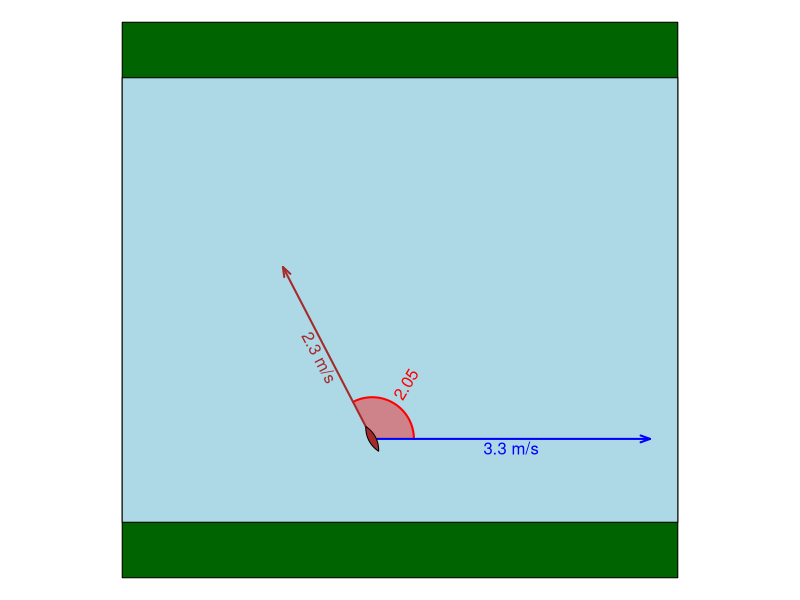
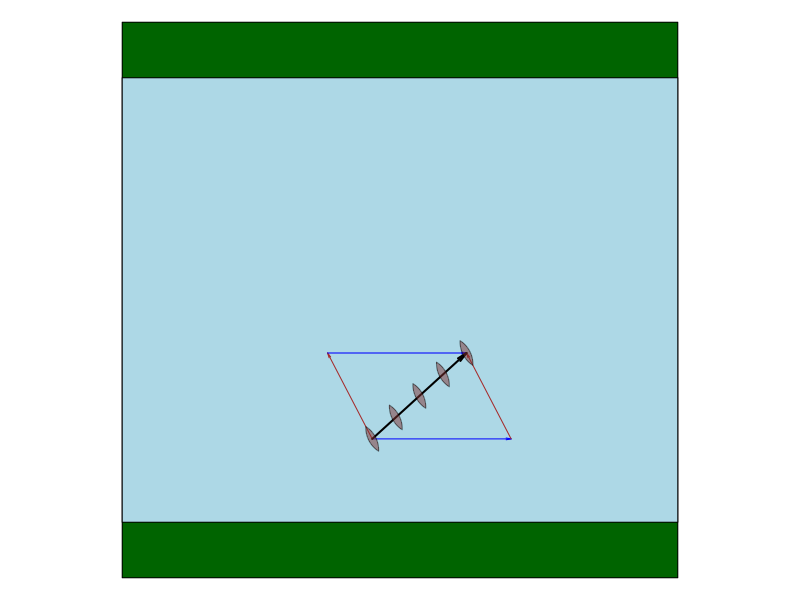
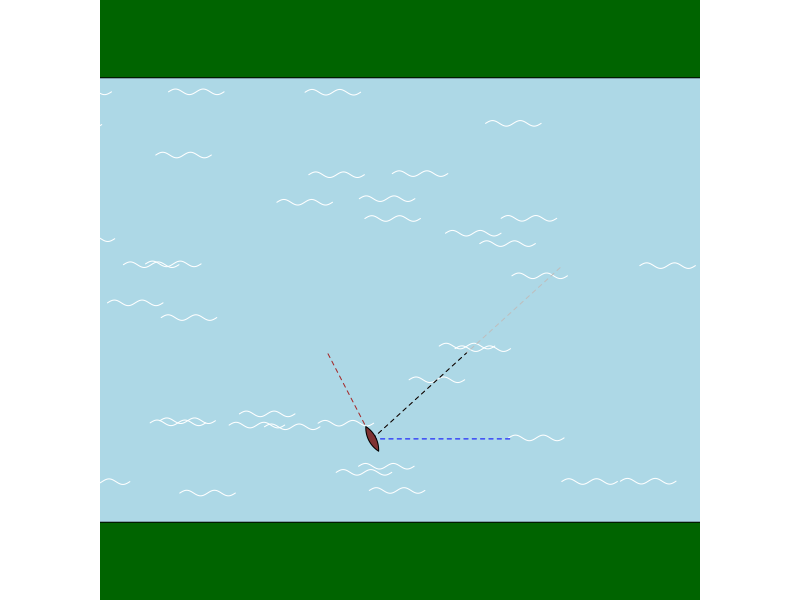
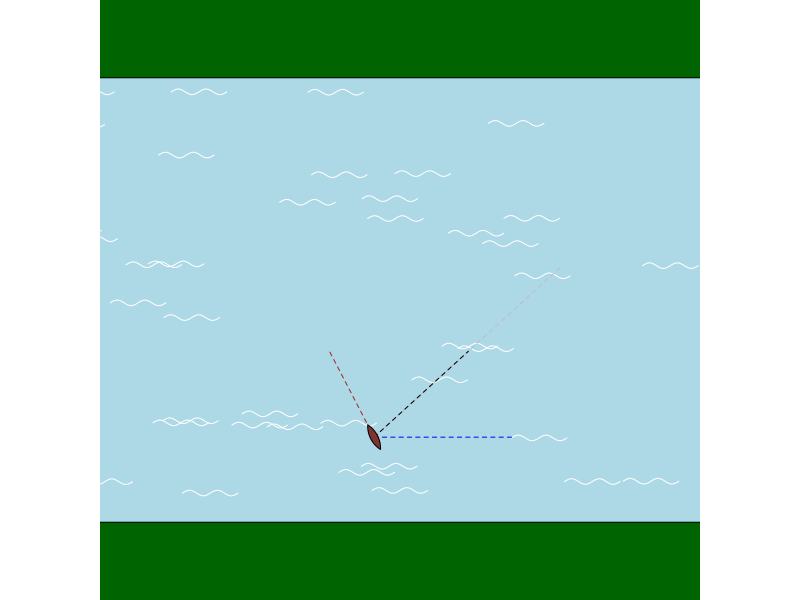
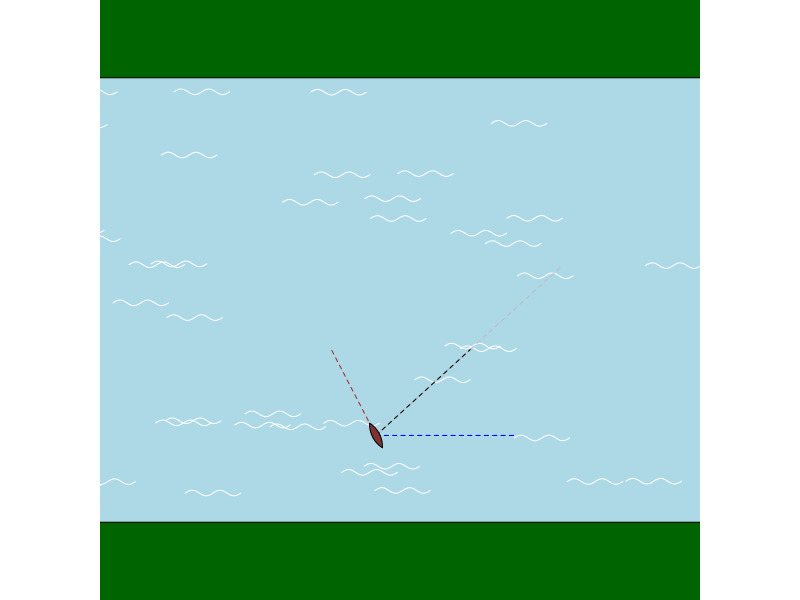
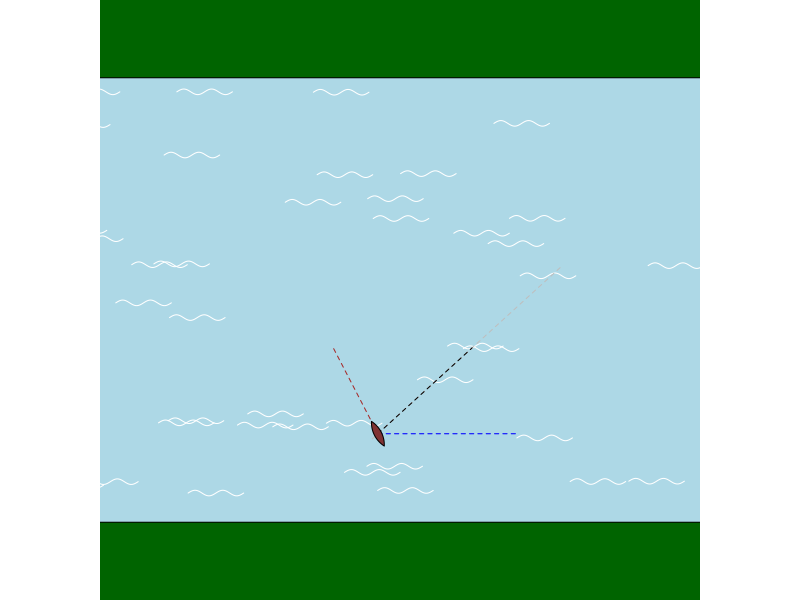
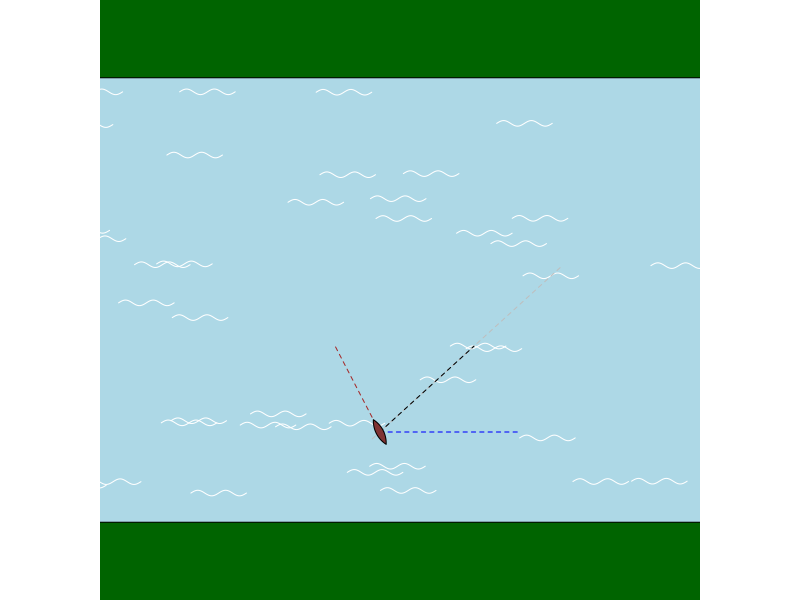
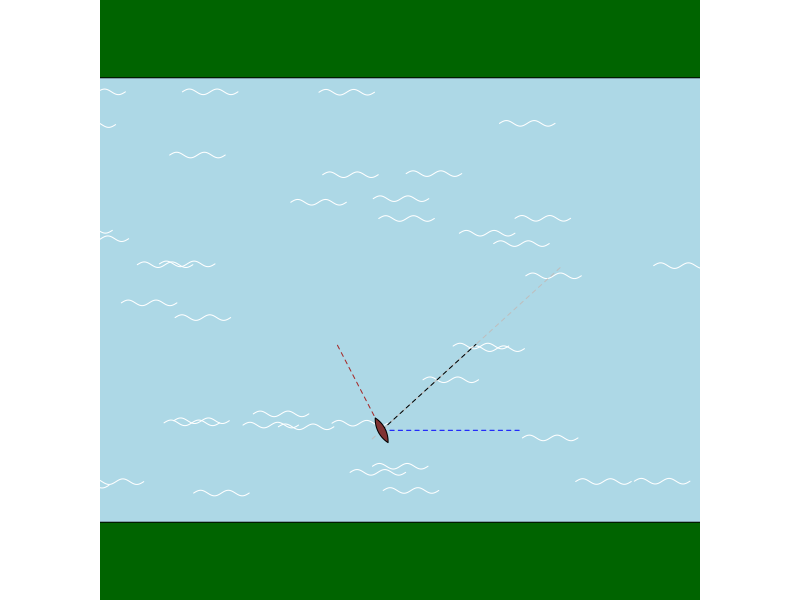

Generate these figures, in order, with R:
## ---- chunk 1
while(T){
    vr = round(runif(1,1.0,3.5),1)
    vc = round(runif(1,1.0,3.5),1)
    th = round(runif(1,pi/6,5*pi/6),2)
    deg = th/pi*180 #round(th/pi*180)
    # th = deg/180*pi
    xc = vc*cos(th)
    yc = vc*sin(th)
    
    xt = xc+vr
    yt = yc
    
    rt = sqrt(xt^2+yt^2)
    tht = atan2(yt,xt)
    degt = tht*180/pi
    if(abs(diff(c(vr,vc)))>0.2 && abs(deg-90)>5 && abs(degt-deg)>2 && abs(rt-max(c(vr,vc)))>0.1){break}
}

ans1 = round(rt,1)
ans2 = round(tht,3)
ach1 = ans1+(0:5-sample(0:5,1))*0.1
ach2 = ans2+(0:5-sample(0:5,1))*0.01
sol1 = paste0(1*(ach1==ans1),collapse="")
sol2 = paste0(1*(ach2==ans2),collapse="")
al1 = paste0("* ",sprintf("%.01f",ach1),collapse="\n")
al2 = paste0("* ",sprintf("%.02f",ach2),collapse="\n")

## ---- chunk 2
par(mar=c(0,0,0,0),pty="s")
plot(0,0,"n",xlim=c(-1,1),ylim=c(-1,1),axes=F,ann=F)
polygon(c(-1,-1,1,1),c(-1,1,1,-1),col="darkgreen")
polygon(c(-1,-1,1,1),c(-0.8,0.8,0.8,-0.8),col="lightblue")
vm = max(c(vr,vc))
vrp = vr/vm
vcp = vc/vm

ths = seq(0,th,pi/360)
polygon(-0.1+c(0,0.15*cos(ths)),-0.5+c(0,0.15*sin(ths)),col=rgb(1,0,0,0.4),border=NA)
lines(-0.1+0.15*cos(ths),-0.5+0.15*sin(ths),col=rgb(1,0,0),lwd=2)
text(-0.1+0.15*cos(th/2),-0.5+0.15*sin(th/2),sprintf("%.02f",th),srt=(deg/2+90)%%180-90,adj=c(0.5-0.7*sign(cos(th/2)),0.5),col="red")

arrows(-0.1,-0.5,-0.1+vrp,-0.5,0.1,20,2,"blue",1,2)
arrows(-0.1,-0.5,-0.1+vcp*cos(th),-0.5+vcp*sin(th),0.1,20,2,"brown",1,2)
text(-0.1+vrp/2,-0.5,paste0(sprintf("%.01f",vr)," m/s"),col="blue",adj=c(0.5,1.2))
text(-0.1+vcp*cos(th)/2,-0.5+vcp*sin(th)/2,paste0(sprintf("%.01f",vc)," m/s"),srt=(deg+90)%%180-90,col="brown",adj=c(0.5,0.5-0.7*sign(cos(th))))

angcan = pi/6
thcan = seq(pi/2-angcan,pi/2+angcan,pi/360)
cany = sin(thcan)-sin(pi/2-angcan)
canx = cos(thcan)

canx = c(canx,rev(canx))
cany = c(cany,-rev(cany))

rcx = canx*cos(th)-cany*sin(th)
rcy = canx*sin(th)+cany*cos(th)

polygon(rcx/10-0.1,rcy/10-0.5,col="brown")

## ---- chunk 3
par(mar=c(0,0,0,0),pty="s")
plot(0,0,"n",xlim=c(-1,1),ylim=c(-1,1),axes=F,ann=F)
polygon(c(-1,-1,1,1),c(-1,1,1,-1),col="darkgreen")
polygon(c(-1,-1,1,1),c(-0.8,0.8,0.8,-0.8),col="lightblue")
vm = max(c(vr,vc))
vrp = vr/vm/2
vcp = vc/vm/2

# ths = seq(0,th,pi/360)
# polygon(-0.1+c(0,0.15*cos(ths)),-0.5+c(0,0.15*sin(ths)),col=rgb(1,0,0,0.4),border=NA)
# lines(-0.1+0.15*cos(ths),-0.5+0.15*sin(ths),col=rgb(1,0,0),lwd=2)
# text(-0.1+0.15*cos(th/2),-0.5+0.15*sin(th/2),paste0(sprintf("%d",round(deg)),"°"),srt=(deg/2+90)%%180-90,adj=c(0.5-0.7*sign(cos(th/2)),0.5),col="red")

arrows(-0.1,-0.5,-0.1+vrp,-0.5,0.05,10,2,"blue",1,1)
arrows(-0.1,-0.5,-0.1+vcp*cos(th),-0.5+vcp*sin(th),0.05,10,2,"brown",1,1)
arrows(-0.1+vcp*cos(th),-0.5+vcp*sin(th),-0.1+vrp+vcp*cos(th),-0.5+vcp*sin(th),0.05,10,2,"blue",1,1)
arrows(-0.1+vrp,-0.5,-0.1+vcp*cos(th)+vrp,-0.5+vcp*sin(th),0.05,10,2,"brown",1,1)
arrows(-0.1,-0.5,-0.1+vcp*cos(th)+vrp,-0.5+vcp*sin(th),0.1,10,2,"black",1,lwd=2)

# text(-0.1+vrp/2,-0.5,paste0(sprintf("%.01f",vr)," m/s"),col="blue",adj=c(0.5,1.2))
# text(-0.1+vcp*cos(th)/2,-0.5+vcp*sin(th)/2,paste0(sprintf("%.01f",vc)," m/s"),srt=(deg+90)%%180-90,col="brown",adj=c(0.5,0.5-0.7*sign(cos(th))))

angcan = pi/6
thcan = seq(pi/2-angcan,pi/2+angcan,pi/360)
cany = sin(thcan)-sin(pi/2-angcan)
canx = cos(thcan)
canx = c(canx,rev(canx))
cany = c(cany,-rev(cany))
rcx = canx*cos(th)-cany*sin(th)
rcy = canx*sin(th)+cany*cos(th)

fracs = c(0,0.25,0.5,0.75,1)

for(i in fracs){
    polygon(rcx/10-0.1+i*rt*cos(tht)/vm/2,rcy/10-0.5+i*rt*sin(tht)/vm/2,col=rgb(0.5,0.2,0.2,0.5),border=rgb(0,0,0,0.5))
}
## ---- chunk 4
par(mar=c(0,0,0,0),pty="s")

scatx = runif(50,-2,1)
scaty = runif(50,-0.75,0.75)

squigx = seq(-0.1,0.1,0.001)
squigy = 0.01*sin(squigx/0.1*2*pi)

for(i in seq(0,1,0.02)){
    plot(0,0,"n",xlim=c(-1,1),ylim=c(-1,1),axes=F,ann=F)
    polygon(c(-1.2,-1.2,1.2,1.2),c(-1.2,1.2,1.2,-1.2),col="darkgreen")
    polygon(c(-1.2,-1.2,1.2,1.2),c(-0.8,0.8,0.8,-0.8),col="lightblue")
    vm = max(c(vr,vc))
    vrp = vr/vm/2
    vcp = vc/vm/2
    rtp = rt/vm/2
    
    angcan = pi/6
    thcan = seq(pi/2-angcan,pi/2+angcan,pi/360)
    cany = sin(thcan)-sin(pi/2-angcan)
    canx = cos(thcan)
    canx = c(canx,rev(canx))
    cany = c(cany,-rev(cany))
    rcx = canx*cos(th)-cany*sin(th)
    rcy = canx*sin(th)+cany*cos(th)
    # points(scatx+i*vr/vm/2,scaty,pch=19,col="white")
    for(j in 1:length(scatx)){
        lines(scatx[j]+i*vr/vm/2+squigx,scaty[j]+squigy,pch=19,col="white")
    }
    lines(-0.1+i*rt*cos(tht)/vm/2+vcp*c(0,cos(th)),-0.5+i*rt*sin(tht)/vm/2+vcp*c(0,sin(th)),col="brown",lty=2)
    lines(-0.1+2*rtp*c(0,cos(tht)),-0.5+2*rtp*c(0,sin(tht)),col="grey",lty=2)
    lines(-0.1+i*rt*cos(tht)/vm/2+rtp*c(0,cos(tht)),-0.5+i*rt*sin(tht)/vm/2+rtp*c(0,sin(tht)),col="black",lty=2)
    lines(-0.1+i*rt*cos(tht)/vm/2+vrp*c(0,1),-0.5+i*rt*sin(tht)/vm/2+0*c(0,1),col="blue",lty=2)
    polygon(rcx/10-0.1+i*rt*cos(tht)/vm/2,rcy/10-0.5+i*rt*sin(tht)/vm/2,col=rgb(0.5,0.2,0.2),border=rgb(0,0,0))
    
}
